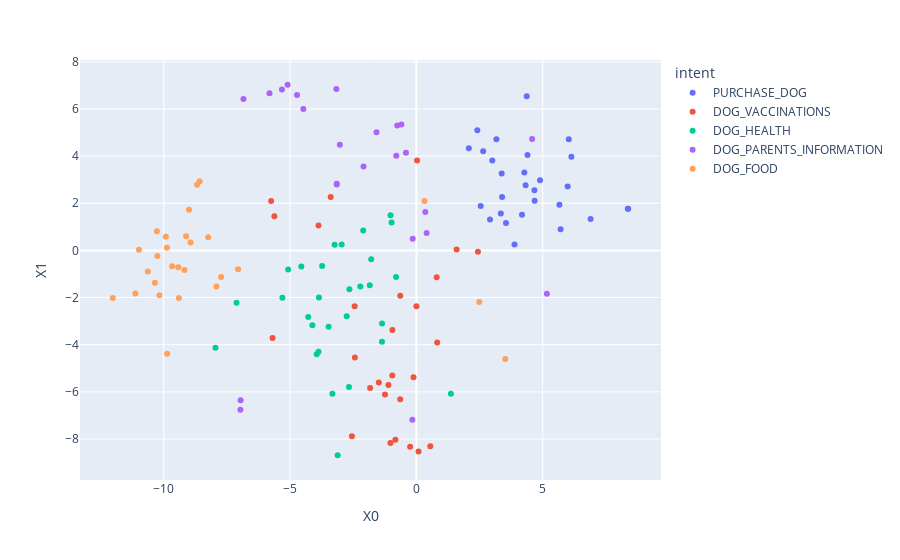

Notebook code cell kept with this figure:
### Code cell
def plot_embeddings_pex(df):
    fig = px.scatter(df, x='X0', y='X1', color='intent', hover_data=['utterance'])
    fig.show()
    
plot_embeddings_pex(df)

### Figure 1 — Plotly figure (JSON) as saved in the notebook; plotly's stock layout.template omitted (floating-point values rounded to 4 significant figures)
{"data": [{"customdata": [["I want to buy a minature schnauzer"], ["I've looked at the pictures and I'm ready to buy a puppy."], ["I would like to buy a chinook"], ["hello, what should I do to buy a puppy?"], ["Can I buy a kaiken"], ["I want a dog"], ["I'm looking to buy a dog"], ["I'd like to buy a wolfhound"], ["i want to get a puppy"], ["Hi I'd like to buy a dog"], ["No I wanted a puppy."], ["I want to buy a chinook"], ["What dog can I purchase?"], ["Where can I buy a dog"], ["Can I get a puppy?"], ["I need a pup"], ["How can I buy puppies on the internet"], ["Do you sell doggies"], ["where are the best deals on pups"], ["can I order a doggo online"], ["is it always bad to buy a dog from a farm"], ["Can I buy my dog on finance"], ["what is the right price for a pedigree lab"], ["is £2000 too much for a FTCH collie"], ["where is the puppy pricing"], ["Will different pups cost different prices"], ["i want to add a dog to the family. How much would it cost"], ["where should I look to find a breeder for a dog"]], "hoverlabel": {"namelength": 0}, "hovertemplate": "intent=PURCHASE_DOG<br>X0=%{x}<br>X1=%{y}<br>utterance=%{customdata[0]}", "legendgroup": "PURCHASE_DOG", "marker": {"color": "#636efa", "symbol": "circle"}, "mode": "markers", "name": "PURCHASE_DOG", "showlegend": true, "type": "scatter", "x": [4.894, 2.543, 8.369, 3.392, 6.895, 4.18, 4.671, 5.661, 3.341, 4.68, 3.883, 8.384, 4.323, 4.272, 2.914, 3.546, 3.374, 4.367, 3.004, 5.708, 6.134, 5.986, 2.412, 6.032, 2.643, 2.075, 3.166, 4.398], "xaxis": "x", "y": [2.979, 1.881, 1.767, 2.265, 1.331, 1.516, 2.546, 1.935, 1.569, 2.107, 0.251, 1.765, 2.758, 3.301, 1.314, 1.157, 3.264, 6.539, 3.811, 0.8946, 3.976, 2.71, 5.092, 4.713, 4.2, 4.328, 4.715, 4.049], "yaxis": "y"}, {"customdata": [["how can I check if my rescue staffy is up to date with it's injections"], ["I wanna get my terrier an annual set of jabs"], ["my hound is not overdue its last AC jab"], ["at what age do I not need to get my pooch jabs"], ["does a pedigree need different immunisations to a mutt"], ["I need to get some injections for my drakehead lab"], ["do you need to have allthe vaccinations recommended"], ["can I combine my dogs next check up with some vaccinations"], ["is it illegal to not get your dog jabs"], ["is there such thing as antivax for dogs"], ["my little dog is not coping with vaccinations"], ["can I book some shots for my dog"], ["are there any vaccinations I should give my pupper next year"], ["my poodle had it's first set of vaccs last week and I want to get the next set, when should I do this"], ["Can you vaccinate the dog so it doesn't get sick"], ["I want my puppy to be protected against disease"], ["Can you immunise the dog before I get it"], ["Has the pupperino had its shots"], ["Has my puppy had all its injections"], ["Is the dog fully vaccinated"], ["How many jabs has the puppy had"], ["When is the next dose due of the vaccination?"], ["What about vaccinations?"], ["Do I have to pay for the vaccinations?"], ["what are they vaccinated against"], ["do you give shots to your dogs"], ["Are puppies already vaccinated?"], ["Do you vaccinate your dogs?"]], "hoverlabel": {"namelength": 0}, "hovertemplate": "intent=DOG_VACCINATIONS<br>X0=%{x}<br>X1=%{y}<br>utterance=%{customdata[0]}", "legendgroup": "DOG_VACCINATIONS", "marker": {"color": "#EF553B", "symbol": "circle"}, "mode": "markers", "name": "DOG_VACCINATIONS", "showlegend": true, "type": "scatter", "x": [0.8026, 2.434, -5.695, -3.394, 0.0252, -2.554, -0.833, -0.9547, -0.0001306, -1.833, -2.436, 0.8232, -0.114, 1.593, -1.489, -0.6405, -0.951, -5.752, -2.445, -1.108, -3.877, 0.5493, -0.2483, -1.028, 0.08359, -5.622, -0.6415, -1.244], "xaxis": "x", "y": [-1.143, -0.05562, -3.71, 2.26, 3.812, -7.879, -8.03, -5.309, -2.373, -5.838, -4.543, -3.903, -5.381, 0.03514, -5.601, -1.928, -3.372, 2.094, -2.365, -5.712, 1.052, -8.307, -8.325, -8.17, -8.529, 1.446, -6.318, -6.106], "yaxis": "y"}, {"customdata": [["my pups not very happy"], ["kennel cough advice"], ["I want to get my dog a check up urgently. He don't seem the same"], ["I think my dog has rabies"], ["my puppy has been shivering all night"], ["do dogs get depression"], ["my puppy is not like the other puppies"], ["I gave my pug coffee and now it looks sick"], ["my G.S has been diagnosed with cancer and I don't know what to do"], ["my pup don't look so great. What does it need"], ["my chow chow is not so well well"], ["how can i prevent my dog getting sick again"], ["is there any common illnesses in a dog"], ["my puppy is showing signs of illnes"], ["my dog vomitted last night"], ["Can the dog see properly"], ["Has the puppy shown any signs of sickness"], ["Can you tell me about the pups wellbeing"], ["I'm concerned about the health of the animals"], ["what is the health status of your puppies?"], ["Does the animal have fleas"], ["Can you tell me if the puppy is diseased"], ["Has the dog been ill before"], ["Is the puppy well?"], ["Does the puppy look healthy?"], ["Can I return the puppy if it has health issues?"], ["Will you tell me if the puppy has been sick?"], ["Was the litter sick for the puppy I want to get?"], ["does the puppies siblings get sick?"]], "hoverlabel": {"namelength": 0}, "hovertemplate": "intent=DOG_HEALTH<br>X0=%{x}<br>X1=%{y}<br>utterance=%{customdata[0]}", "legendgroup": "DOG_HEALTH", "marker": {"color": "#00cc96", "symbol": "circle"}, "mode": "markers", "name": "DOG_HEALTH", "showlegend": true, "type": "scatter", "x": [-4.555, -3.947, -2.76, -3.476, -4.118, -3.327, -3.731, -5.305, -3.117, -5.079, -7.12, -3.876, -2.671, -3.858, -4.282, -1.363, -2.653, -1.024, -7.955, -0.9832, 1.365, -1.847, -1.361, -2.959, -3.236, -0.8048, -2.221, -1.79, -2.106], "xaxis": "x", "y": [-0.688, -4.41, -2.788, -3.239, -3.177, -6.08, -0.6588, -2.006, -8.688, -0.8102, -2.216, -4.297, -5.795, -2.0, -2.824, -3.87, -1.644, 1.495, -4.134, 1.183, -6.082, -1.483, -3.1, 0.2454, 0.2375, -1.132, -1.536, -0.3751, 0.8393], "yaxis": "y"}, {"customdata": [["I need to check the validity of my puppies mum's KCC register"], ["Can I come in and look at the puppies with the mother?"], ["Can I interview the parents?"], ["how old is the mother?"], ["Can look at the parents beforehand?"], ["Does the mother get on well with children"], ["Is the puppy's mum still weaning it"], ["Has the bitch been vaccinated"], ["Is this the mother's first litter"], ["Who's the puppy's father"], ["Is the father pedigree"], ["are the labradoodles F1 or F2"], ["I want to know more about their parenting"], ["are they bred from a puppy farm or is the mother a family pet"], ["where can I research my dogs ancestry"], ["If both parents are pedigree, does my doggo become pedigree"], ["is it a warning sign if I can't meet the parents"], ["Is the dad a FTCH"], ["How do I know if the mum has any EC titles"], ["how long does the mum wean her pups"], ["can I meet the father"], ["is the dad a wirecoat or softcoat fox terrier"], ["whre can I check if my dogs parentals have bred before"], ["what are signs the mater is not good"]], "hoverlabel": {"namelength": 0}, "hovertemplate": "intent=DOG_PARENTS_INFORMATION<br>X0=%{x}<br>X1=%{y}<br>utterance=%{customdata[0]}", "legendgroup": "DOG_PARENTS_INFORMATION", "marker": {"color": "#ab63fa", "symbol": "circle"}, "mode": "markers", "name": "DOG_PARENTS_INFORMATION", "showlegend": true, "type": "scatter", "x": [-0.1476, 0.3522, -5.099, -3.031, -5.323, -4.476, -3.153, -0.1627, -2.094, -0.7583, -1.579, 5.163, -4.724, -0.7969, 4.581, -0.4146, -5.817, -6.959, -3.168, -3.156, -6.968, -0.5941, 0.4038, -6.848], "xaxis": "x", "y": [0.4918, 1.629, 7.025, 4.478, 6.821, 5.992, 2.825, -7.185, 3.561, 5.295, 5.009, -1.836, 6.594, 4.01, 4.726, 4.136, 6.66, -6.354, 6.846, 2.789, -6.755, 5.338, 0.7364, 6.416], "yaxis": "y"}, {"customdata": [["can my puppy eat human food"], ["can my puppy eat adult food"], ["do you sell dog food"], ["I have just got a litter of puppies and don't know if I can feed them anything but milk"], ["do dogs eat chicken"], ["Do I always need to buy my dog the same food"], ["What is a good serving to give a dog"], ["is any dog food bad for a dogs teeth?"], ["can I put gravy on my dogs food"], ["is dry food bad for dogs"], ["can my dog have wet food"], ["can I mix my dogs food"], ["how often should I feed my dog"], ["what dog food do you sell"], ["do dogs taste food like humans taste food"], ["Can dogs eat people food"], ["Is meat okay for dogs three times a day"], ["Can dogs have canned food for lunch"], ["Can pups eat normal meat"], ["Is tinned dog food okay for puppies"], ["What do puppies like to eat"], ["I don't know what dogs eat"], ["That's good to know. Does the food taste nice?"], ["What food do you sell"], ["What food do you have?"], ["What sort of food do I need to get to keep the puppy happy?"], ["is it bad to feed my mutt leftovers"]], "hoverlabel": {"namelength": 0}, "hovertemplate": "intent=DOG_FOOD<br>X0=%{x}<br>X1=%{y}<br>utterance=%{customdata[0]}", "legendgroup": "DOG_FOOD", "marker": {"color": "#FFA15A", "symbol": "circle"}, "mode": "markers", "name": "DOG_FOOD", "showlegend": true, "type": "scatter", "x": [-9.424, -9.181, -8.682, 0.3195, -10.17, -9.003, 2.487, -10.27, -10.98, -9.875, -9.669, -10.25, -8.24, -8.582, -11.12, -10.35, -8.941, -10.63, -9.403, -9.917, -7.728, -7.915, -12.02, 3.52, -9.87, -7.06, -9.117], "xaxis": "x", "y": [-0.7182, -0.8324, 2.78, 2.099, -1.899, 1.725, -2.19, 0.8094, 0.02955, 0.111, -0.6764, -0.2336, 0.5606, 2.929, -1.83, -1.372, 0.3327, -0.8916, -2.016, 0.5735, -1.133, -1.531, -2.015, -4.601, -4.382, -0.8051, 0.5958], "yaxis": "y"}], "layout": {"legend": {"title": {"text": "intent"}, "tracegroupgap": 0}, "margin": {"t": 60}, "xaxis": {"anchor": "y", "domain": [0, 1], "title": {"text": "X0"}}, "yaxis": {"anchor": "x", "domain": [0, 1], "title": {"text": "X1"}}}}
